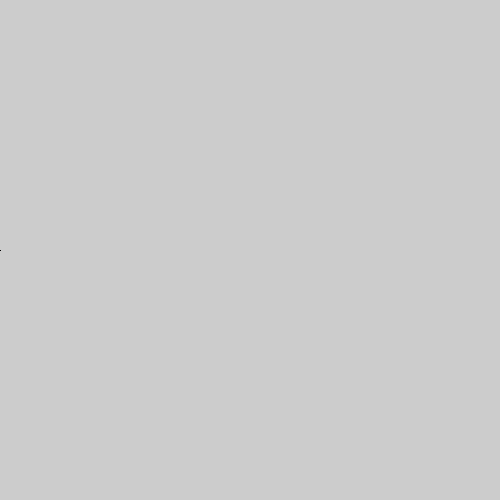
Frame 1 (no input)
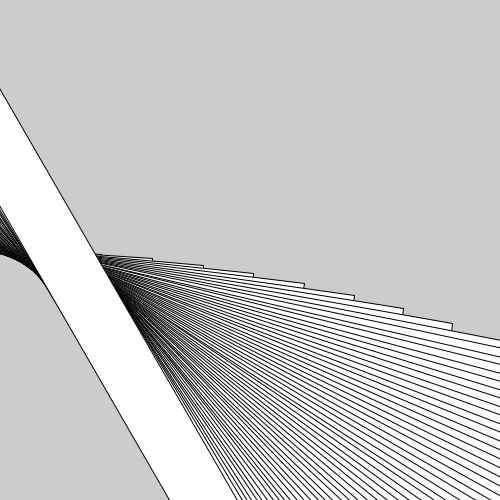
Frame 60 (the mouse pressed at the canvas centre just before this capture)
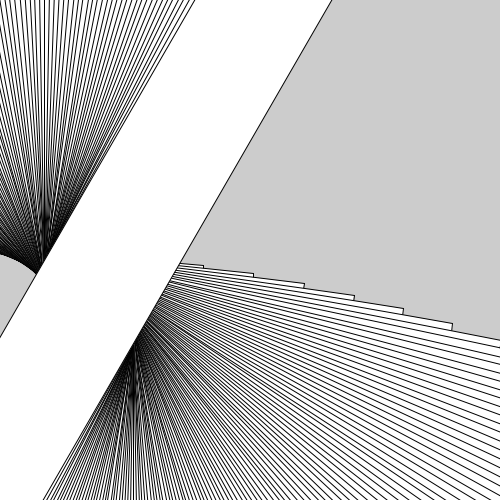
Frame 120 (the mouse held since frame 60 and released just before this capture)

The Processing sketch that drew these frames (run headless with seeded random() and noise(); from frame 60 on, the mouse is pressed at the canvas centre):

// Processing sketch: Translation_
// ── Translation_.pde
float angle= 0;
float x=0; //defining variable to start and then move onwards from with rect
float h = 0;
float w = 0;

//println
//DE BUGGER : break point - click on the side bar number- stops running the programme at chosen breakpoint

void setup() {
  size (500, 500);
  rectMode(CENTER); // CENTERS RECTANGLE FROM THE BEGINNING
}

void draw() {
  // move entire canvas +250 on x and y OR canvas moves with mouseX and Y 
  translate(x, height/2);
  x=x+1; //moves starting point 1 everytime changing the value of x increasingly
  // radians is degree of rotation, rotated canvas not rectangle //<>//
  angle=angle +1; //every frame it will rotate 1 degree as it is in draw 
  rotate(radians(angle));
  rect(0, 0, w, h); // assigning width and height as w and h
;
  w = w+100; // increasing width each frame
  h = h+1; //increasing height each time
  // line(0,0,0, height);
  //line(0,0,width,0);
}
